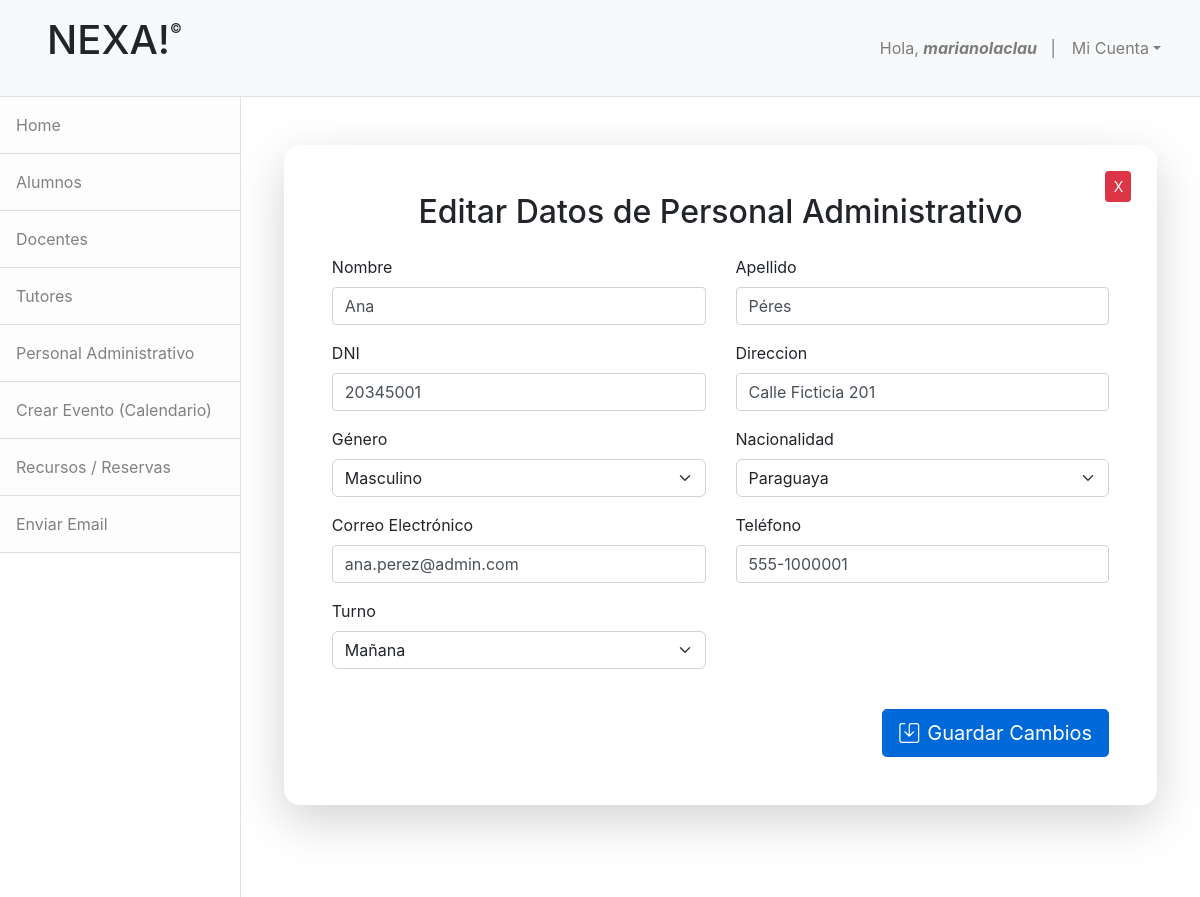
Page /editar_personal/61/ (signed in) on the committed database.
### apps/administracion/models.py (models this page shows, shortened)
class PersonalAdmin(models.Model):
    nombre = models.CharField(max_length=50,null=False,blank=False)
    apellido = models.CharField(max_length=50,null=False,blank=False)
    dni = models.CharField(max_length=20, unique=True)
    direccion = models.CharField(max_length=50,null=False,blank=False)
    telefono = models.CharField(max_length=20,null=False,blank=False)
    email = models.EmailField()
    turno = models.ForeignKey(Turno,on_delete=models.CASCADE)
    genero = models.ForeignKey(Genero,on_delete=models.CASCADE)
    nacionalidad = models.ForeignKey(Nacionalidad,on_delete=models.CASCADE)

class Turno(models.Model):
    turno = models.CharField(max_length=50,null=False,blank=False)
    def __str__(self):
        return self.turno

### apps/administracion/views.py (the view, shortened to what this page needs)
# urls.py: path('editar_personal/<int:pk>/',EditPersonalAdmin.as_view(),name='editar_personal'),
class EditPersonalAdmin(LoginRequiredMixin,UpdateView):
    model = PersonalAdmin
    template_name = 'administracion/editar_personal.html'
    form_class = PersonalForm
    success_url = reverse_lazy('lista_personal')

### apps/administracion/forms.py
class PersonalForm(ModelForm):
    class Meta:
        model = PersonalAdmin
        fields = '__all__'

### apps/administracion/models.py (called while the page is built)
    def __str__(self):
        return self.tipo

    def __str__(self):
        return self.pais

### apps/administracion/templates/administracion/editar_personal.html (shortened to what this page needs)
{% extends 'base.html' %}
{% load widget_tweaks %}
{% block nav %}
  {% include 'administracion/base_admin.html' %}
{% endblock %}
{% block content %}
<div class="container mt-5">
  <div class="card p-5 shadow-lg">
      <a href="{% url 'lista_personal' %}" class="btn btn-sm btn-danger boton-cerrar">X</a>
      <h2 class="text-center mb-4">Editar Datos de Personal Administrativo</h2>
      <form method="post" class="needs-validation" novalidate>
      <div class="row">
        <div class="col-md-6 mb-3">
          <label for="{{ form.nombre.id_for_label }}" class="form-label">Nombre</label>
          {% render_field form.nombre class="form-control" placeholder="Ingresa nombre" %}
        </div>
        <div class="col-md-6 mb-3">
          <label for="{{ form.apellido.id_for_label }}" class="form-label">Apellido</label>
          {% render_field form.apellido class="form-control" placeholder="Ingresa apellido" %}
        </div>
      </div>
      <div class="row">
        <div class="col-md-6 mb-3">
          <label for="{{ form.dni.id_for_label }}" class="form-label">DNI</label>
          {% render_field form.dni class="form-control" placeholder="Ingresa DNI" %}
        </div>
        <div class="col-md-6 mb-3">
          <label for="{{ form.direccion.id_for_label }}" class="form-label">Direccion</label>
          {% render_field form.direccion class="form-control" placeholder="Ingrese dirección" %}
        </div>
      </div>
      <div class="row">
        <div class="col-md-6 mb-3">
          <label for="{{ form.genero.id_for_label }}" class="form-label">Género</label>
          {% render_field form.genero class="form-select" %}
        </div>
        <div class="col-md-6 mb-3">
          <label for="{{ form.nacionalidad.id_for_label }}" class="form-label">Nacionalidad</label>
          {% render_field form.nacionalidad class="form-select" %}
        </div>
      </div>
      <div class="row">
        <div class="col-md-6 mb-3">
          <label for="{{ form.email.id_for_label }}" class="form-label">Correo Electrónico</label>
          {% render_field form.email class="form-control" placeholder="nombre@ejemplo.com" %}
        </div>
        <div class="col-md-6 mb-3">
          <label for="{{ form.telefono.id_for_label }}" class="form-label">Teléfono</label>
          {% render_field form.telefono class="form-control" placeholder="Ingresa número de teléfono" %}
        </div>
      </div>
      <div class="row">
        <div class="col-md-6 mb-3">
          <label for="{{ form.turno.id_for_label }}" class="form-label">Turno</label>
          {% render_field form.turno class="form-select" %}
        </div>
      </div>
      <div class="d-flex justify-content-end mt-4">
        <button type="submit" class="btn btn-primary btn-lg">
          <i class="bi bi-save me-2"></i>Guardar Cambios
        </button>
      </div>
    </form>
  </div>
</div>
{% endblock %}

### apps/home/templates/base.html (shortened to what this page needs)
<!DOCTYPE html>
<html lang="en">
    <head>
        {% load static %}
        <link href="{% static 'home/css/bootstrap.css' %}" rel="stylesheet" />
        <link rel="stylesheet" href="https://cdn.jsdelivr.net/npm/bootstrap@5.2.3/dist/css/bootstrap.min.css">
        <link href="https://stackpath.bootstrapcdn.com/bootstrap/4.5.2/css/bootstrap.min.css" rel="stylesheet">
        <link href="{% static 'home/css/estilos.css' %}" rel="stylesheet" />
        <link href="{% static 'calendario/css/estilos.css' %}" rel="stylesheet" />
        <link href="{% static 'inscripciones/css/estilos.css' %}" rel="stylesheet" />
        <link href="https://cdn.jsdelivr.net/npm/bootstrap-icons/font/bootstrap-icons.css" rel="stylesheet">
    </head>
    <body>
        <nav class="navbar navbar-expand-lg navbar-light bg-light border-bottom">
            <div class="container-fluid">
                <h2><a href="#" class="nav-link"><h1>NEXA!<sup style="font-size:small;vertical-align: super;">&copy;</sup></h1>
                </a></h2>
               <div class="collapse navbar-collapse" id="navbarSupportedContent">
                    <ul class="navbar-nav ms-auto mt-2 mt-lg-0">
                        <li class="nav-item"><a class="nav-link" href="#!">Hola, <strong><em>{{user.username}}</em></strong>&nbsp;&nbsp;&nbsp;|</a></li>
                        <li class="nav-item dropdown">
                            <a class="nav-link dropdown-toggle" id="navbarDropdown" href="#" role="button" data-bs-toggle="dropdown" aria-haspopup="true" aria-expanded="false">Mi Cuenta</a>
                        </li>
                    </ul>
                </div>
            </div>
        </nav>
        <div class="d-flex" id="wrapper">
            {% block nav %}{% endblock %}
            <div id="page-content-wrapper">
                {% block content %}
                {% endblock %}
            </div>
        </div>
    </body>
</html>

### apps/home/static/home/css/estilos.css (style rules this page uses)
.card { border: none; border-radius: 1rem; margin: 3%; }
.btn-primary { background-color: #0069d9; border-color: #0062cc; }
.boton-cerrar { width: 3%; position: absolute; right: 3%; top: 4%; }

### rows in the picture
PersonalAdmin: nombre "Ana", apellido "Péres", dni "20345001", direccion "Calle Ficticia 201", genero "Masculino", nacionalidad "Paraguaya", email "ana.perez@admin.com", telefono "555-1000001"
Turno: turno "Mañana"

### other values in the picture
{{ user.username }} "marianolaclau"
